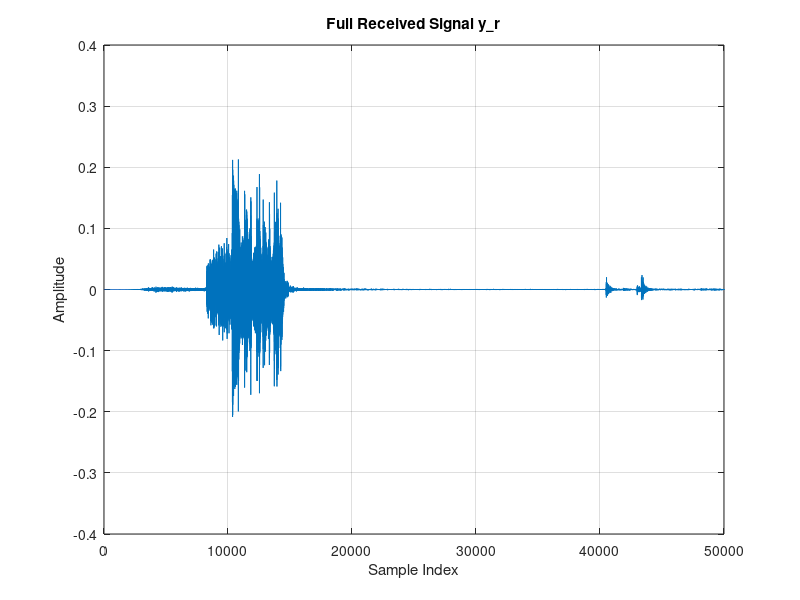

This chart was generated by the following MATLAB code: (Note: this script raises an error after producing the figure.)
load short_modem_rx.mat
load sync_noise.mat  
figure;
plot(y_r);
title('Full Received Signal y\_r');
xlabel('Sample Index');
ylabel('Amplitude');
grid on;
start_idx = find_start_of_signal(y_r, x_sync);
data_start = start_idx + length(x_sync) ;  % skip sync and add a small buffer
y_t = y_r(data_start:end);
%% Parameters modem_tx.m
fc = 1000;        
Fs = 8192;        
SymbolPeriod = 100;  
%% Step 1: Coherent demodulation (multiply by cosine)
t = (0:length(y_t)-1)' / Fs;
y_demod = y_t .* cos(2*pi*fc*t);
%% Step 2: Apply truncated ideal LPF (sinc-based FIR)
k = -20:20;                 % 51-point filter
Omegac = pi/3;              % cutoff
h = (Omegac/pi) * sinc((Omegac/pi)*k);  % impulse response

m_baseband = conv(y_demod, h, 'same');  % apply filter
m_baseband = m_baseband / max(abs(m_baseband));  % normalize
%% Step 3: Plot to inspect signal
figure;
plot(data_start + (0:length(m_baseband)-1), m_baseband);
title('Demodulated Baseband Signal m(t)');
xlabel('Sample Index (relative to y\_r)');
ylabel('Amplitude');
%% Bit extraction
bits_expected = 5 * 8;  % "Hello" = 5 characters
ref = StringToBits('Hello');
best_msg = '';
best_score = 0;

for offset = -15:15
    x_d = zeros(1, bits_expected);
    for k = 1:bits_expected
        idx = round((k - 0.5) * SymbolPeriod) + offset;
        if idx > 0 && idx <= length(m_baseband)
            x_d(k) = m_baseband(idx) > 0;
        end
    end
    score = sum(x_d == ref);
    if score > best_score
        best_score = score;
        best_msg = BitsToString(x_d);
        best_offset = offset;
    end
end
%% Decode bits to string
decoded = BitsToString(x_d);
disp("Decoded Message: " + decoded);

function start_idx = find_start_of_signal(x, sync)
% Uses a cross correlation-based approach to find
% the start of the signal. It assumes that the
% signal in x has the sync signal at its very beginning.

signal_rms = rms(x);
coarse_idx_list = find(abs(x) > signal_rms, 1);

if isempty(coarse_idx_list)
    error('No point in x exceeds the RMS threshold. Check signal.');
end

coarse_idx = coarse_idx_list - length(sync);

% Safety: clip to valid range
coarse_idx = max(coarse_idx, 1);
upper_bound = min(coarse_idx + length(sync)*3, length(x));

% Run correlation in safe range
[Ryx, lags] = xcorr(x(1:upper_bound), sync);
[~, ii] = max(abs(Ryx));
start_idx = lags(ii) + 1;

% Final check
start_idx = max(start_idx, 1);
end
